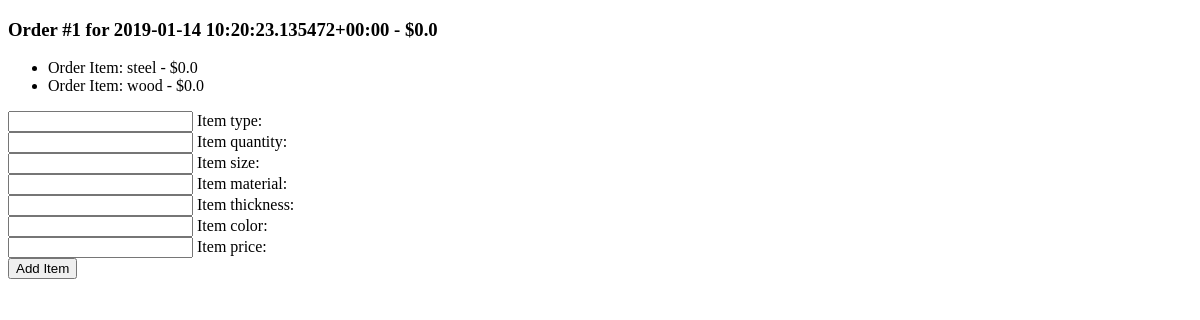
The page /pcb_app/orders/1/ on the database as committed earlier.
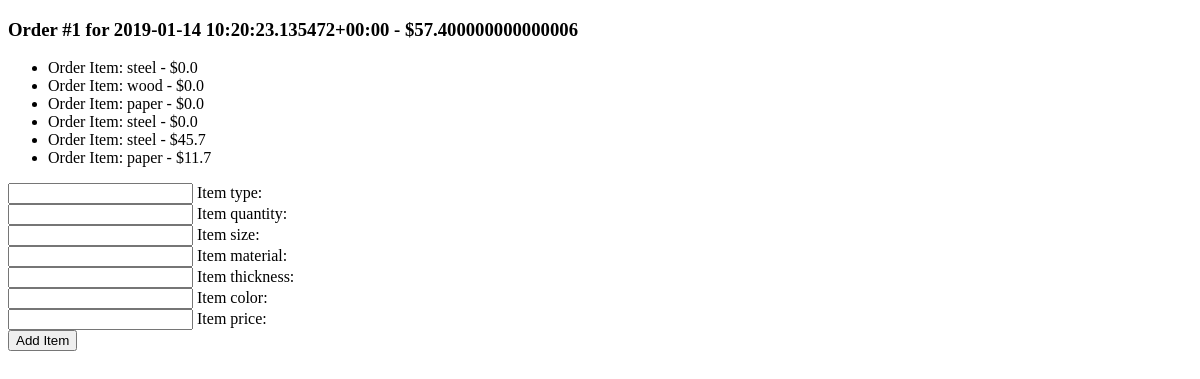
The same page on the database as committed later.
### pcb_app/models.py (models this page shows, shortened)
class Order(models.Model):
    date = models.DateTimeField('order_date', auto_now_add=True)
    currency = models.CharField('order_currency', max_length=3)
    total_cost = models.FloatField('order_total_cost', default=0.0)
    delivery_country = models.CharField('order_delivery', max_length=3)
    is_paid = models.CharField('order_paid', max_length=30)
    is_delivered = models.CharField('order_delivered', max_length=30)
    is_fake = models.CharField('order_is_fake', max_length=30)
    def __str__(self):
        return "Order #%s for %s" % (self.id, self.date)

class OrderItem(models.Model):
    order = models.ForeignKey(Order, on_delete=models.CASCADE)
    sku_id = models.CharField('item_sku', max_length=100)
    type = models.CharField('item_type', max_length=10)
    quantity = models.SmallIntegerField('item_quantity', default=1)
    class Meta:
        abstract = True

class OrderItemPCB(OrderItem):
    size = models.CharField('pcb_item_size', max_length=10)
    material = models.CharField('pcb_item_material', max_length=100)
    thickness = models.FloatField('pcb_item_thickness')
    color = models.CharField('pcb_item_color', max_length=15)
    price = models.FloatField('pcb_item_price', default=0.0)

### pcb_app/views.py (the view)
# urls.py: path('orders/<int:order_id>/', views.order_details, name='order_details_link'),
def order_details(request, order_id):
    order = get_object_or_404(Order, pk=order_id)
    current_items = order.orderitempcb_set.all()
    order.total_cost = sum([item.price for item in current_items])
    context = {
        'order': order,
    }
    return render(request, 'pcb_app/order_details.html', context)

### pcb_app/templates/pcb_app/order_details.html (shortened to what this page needs)
<!DOCTYPE html>
<html lang="en">
<head>
</head>
<body>
<h3>{{ order }} - ${{ order.total_cost }}</h3>
    <ul title="Existent Order Items">
    {% for item in order.orderitempcb_set.all %}
    <li>Order Item: {{ item.material }} - ${{ item.price }}</li>
    {% endfor %}
    </ul>
<form action="{% url 'pcb_app:order_item_add_link' order.id %}" method="POST">
    <input type="text" name="type" id="type">
    <label for="type">Item type: </label><br>
    <input type="text" name="quantity" id="quantity">
    <label for="quantity">Item quantity: </label><br>
    <input type="text" name="size" id="size">
    <label for="size">Item size: </label><br>
    <input type="text" name="material" id="material">
    <label for="material">Item material: </label><br>
    <input type="text" name="thickness" id="thickness">
    <label for="thickness">Item thickness: </label><br>
    <input type="text" name="color" id="color">
    <label for="color">Item color: </label><br>
    <input type="text" name="price" id="price">
    <label for="color">Item price: </label><br>
    <input type="submit" value="Add Item">
</form>
</body>
</html>

Rows that differ between the two databases and show on the page:
changed Order: total_cost "0.0" → "57.400000000000006"
added OrderItemPCB: material "paper", price "0.0"
added OrderItemPCB: material "steel", price "0.0"
added OrderItemPCB: material "steel", price "45.7"
added OrderItemPCB: material "paper", price "11.7"
